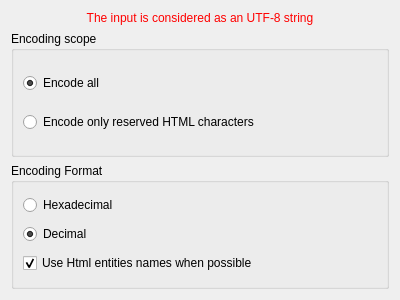
<?xml version="1.0" encoding="UTF-8"?>
<ui version="4.0">
<comment>
  * Released as open source by NCC Group Plc - http://www.nccgroup.com/
  *
  * Developed by Gabriel Caudrelier, gabriel dot caudrelier at nccgroup dot com
  *
  * https://github.com/nccgroup/pip3line
  *
  * Released under AGPL see LICENSE for more information
</comment>
 <class>HtmlWidget</class>
 <widget class="QWidget" name="HtmlWidget">
  <property name="geometry">
   <rect>
    <x>0</x>
    <y>0</y>
    <width>400</width>
    <height>300</height>
   </rect>
  </property>
  <property name="windowTitle">
   <string>Form</string>
  </property>
  <layout class="QVBoxLayout" name="verticalLayout">
   <item>
    <widget class="QLabel" name="messagelLabel">
     <property name="sizePolicy">
      <sizepolicy hsizetype="Preferred" vsizetype="Maximum">
       <horstretch>0</horstretch>
       <verstretch>0</verstretch>
      </sizepolicy>
     </property>
     <property name="styleSheet">
      <string notr="true">QLabel { color : red; }</string>
     </property>
     <property name="text">
      <string>The input is considered as an UTF-8 string</string>
     </property>
     <property name="alignment">
      <set>Qt::AlignCenter</set>
     </property>
    </widget>
   </item>
   <item>
    <widget class="QGroupBox" name="scopeGroupBox">
     <property name="title">
      <string>Encoding scope</string>
     </property>
     <layout class="QVBoxLayout" name="verticalLayout_3">
      <item>
       <widget class="QRadioButton" name="encodeAllRadioButton">
        <property name="text">
         <string>Encode all</string>
        </property>
        <property name="checked">
         <bool>true</bool>
        </property>
       </widget>
      </item>
      <item>
       <widget class="QRadioButton" name="encoderOnlyRadioButton">
        <property name="text">
         <string>Encode only reserved HTML characters</string>
        </property>
       </widget>
      </item>
     </layout>
    </widget>
   </item>
   <item>
    <widget class="QGroupBox" name="typeGroupBox">
     <property name="title">
      <string>Encoding Format</string>
     </property>
     <layout class="QVBoxLayout" name="verticalLayout_2">
      <item>
       <widget class="QRadioButton" name="hexaRadioButton">
        <property name="text">
         <string>Hexadecimal</string>
        </property>
       </widget>
      </item>
      <item>
       <widget class="QRadioButton" name="decimalRadioButton">
        <property name="text">
         <string>Decimal</string>
        </property>
        <property name="checked">
         <bool>true</bool>
        </property>
       </widget>
      </item>
      <item>
       <widget class="QCheckBox" name="entityNameCheckBox">
        <property name="text">
         <string>Use Html entities names when possible</string>
        </property>
        <property name="checked">
         <bool>true</bool>
        </property>
       </widget>
      </item>
     </layout>
    </widget>
   </item>
  </layout>
 </widget>
 <resources/>
 <connections/>
</ui>
